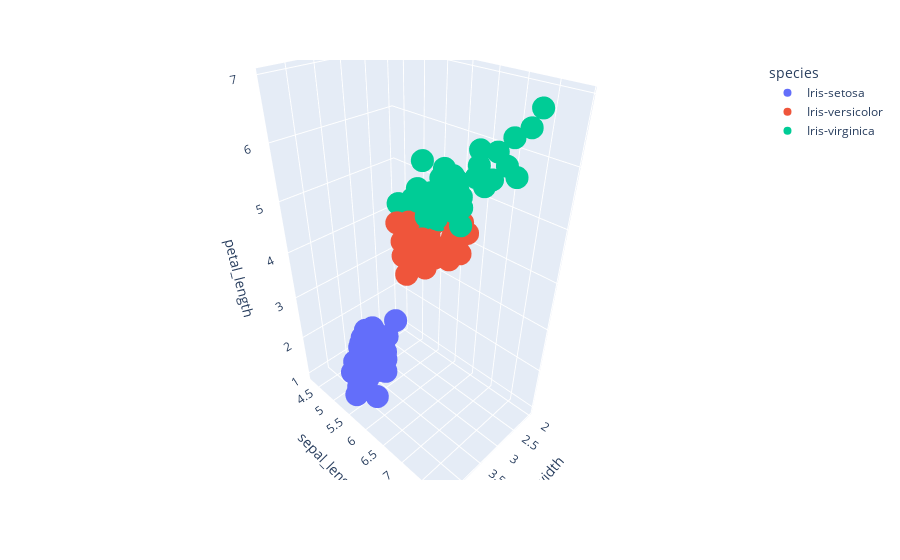

This figure's notebook cell:
### Markdown cell above
We can see from the above the the data clusterizes and forms two groups, one group in particular includes only Iris-setosa. It becomes clear to us that the model will learn to classify inputs with higher sepal_width and lower sepal_length as setosa. 

However, for the other two species (versicolor and virginia) we might need a different plot to split them. Let's try plotting a 3d graph that also includes the petal_length to understand these two species further.

### Code cell
fig3d = px.scatter_3d(iris_df, x="sepal_width", y="sepal_length", z="petal_length", color="species")
fig3d.show()

### Figure 1 — Plotly figure (JSON) as saved in the notebook; plotly's stock layout.template omitted (floating-point values rounded to 4 significant figures)
{"data": [{"hovertemplate": "species=Iris-setosa<br>sepal_width=%{x}<br>sepal_length=%{y}<br>petal_length=%{z}<extra></extra>", "legendgroup": "Iris-setosa", "marker": {"color": "#636efa", "symbol": "circle"}, "mode": "markers", "name": "Iris-setosa", "scene": "scene", "showlegend": true, "type": "scatter3d", "x": [3.5, 3, 3.2, 3.1, 3.6, 3.9, 3.4, 3.4, 2.9, 3.1, 3.7, 3.4, 3, 3, 4, 4.4, 3.9, 3.5, 3.8, 3.8, 3.4, 3.7, 3.6, 3.3, 3.4, 3, 3.4, 3.5, 3.4, 3.2, 3.1, 3.4, 4.1, 4.2, 3.1, 3.2, 3.5, 3.1, 3, 3.4, 3.5, 2.3, 3.2, 3.5, 3.8, 3, 3.8, 3.2, 3.7, 3.3], "y": [5.1, 4.9, 4.7, 4.6, 5, 5.4, 4.6, 5, 4.4, 4.9, 5.4, 4.8, 4.8, 4.3, 5.8, 5.7, 5.4, 5.1, 5.7, 5.1, 5.4, 5.1, 4.6, 5.1, 4.8, 5, 5, 5.2, 5.2, 4.7, 4.8, 5.4, 5.2, 5.5, 4.9, 5, 5.5, 4.9, 4.4, 5.1, 5, 4.5, 4.4, 5, 5.1, 4.8, 5.1, 4.6, 5.3, 5], "z": [1.4, 1.4, 1.3, 1.5, 1.4, 1.7, 1.4, 1.5, 1.4, 1.5, 1.5, 1.6, 1.4, 1.1, 1.2, 1.5, 1.3, 1.4, 1.7, 1.5, 1.7, 1.5, 1, 1.7, 1.9, 1.6, 1.6, 1.5, 1.4, 1.6, 1.6, 1.5, 1.5, 1.4, 1.5, 1.2, 1.3, 1.5, 1.3, 1.5, 1.3, 1.3, 1.3, 1.6, 1.9, 1.4, 1.6, 1.4, 1.5, 1.4]}, {"hovertemplate": "species=Iris-versicolor<br>sepal_width=%{x}<br>sepal_length=%{y}<br>petal_length=%{z}<extra></extra>", "legendgroup": "Iris-versicolor", "marker": {"color": "#EF553B", "symbol": "circle"}, "mode": "markers", "name": "Iris-versicolor", "scene": "scene", "showlegend": true, "type": "scatter3d", "x": [3.2, 3.2, 3.1, 2.3, 2.8, 2.8, 3.3, 2.4, 2.9, 2.7, 2, 3, 2.2, 2.9, 2.9, 3.1, 3, 2.7, 2.2, 2.5, 3.2, 2.8, 2.5, 2.8, 2.9, 3, 2.8, 3, 2.9, 2.6, 2.4, 2.4, 2.7, 2.7, 3, 3.4, 3.1, 2.3, 3, 2.5, 2.6, 3, 2.6, 2.3, 2.7, 3, 2.9, 2.9, 2.5, 2.8], "y": [7, 6.4, 6.9, 5.5, 6.5, 5.7, 6.3, 4.9, 6.6, 5.2, 5, 5.9, 6, 6.1, 5.6, 6.7, 5.6, 5.8, 6.2, 5.6, 5.9, 6.1, 6.3, 6.1, 6.4, 6.6, 6.8, 6.7, 6, 5.7, 5.5, 5.5, 5.8, 6, 5.4, 6, 6.7, 6.3, 5.6, 5.5, 5.5, 6.1, 5.8, 5, 5.6, 5.7, 5.7, 6.2, 5.1, 5.7], "z": [4.7, 4.5, 4.9, 4, 4.6, 4.5, 4.7, 3.3, 4.6, 3.9, 3.5, 4.2, 4, 4.7, 3.6, 4.4, 4.5, 4.1, 4.5, 3.9, 4.8, 4, 4.9, 4.7, 4.3, 4.4, 4.8, 5, 4.5, 3.5, 3.8, 3.7, 3.9, 5.1, 4.5, 4.5, 4.7, 4.4, 4.1, 4, 4.4, 4.6, 4, 3.3, 4.2, 4.2, 4.2, 4.3, 3, 4.1]}, {"hovertemplate": "species=Iris-virginica<br>sepal_width=%{x}<br>sepal_length=%{y}<br>petal_length=%{z}<extra></extra>", "legendgroup": "Iris-virginica", "marker": {"color": "#00cc96", "symbol": "circle"}, "mode": "markers", "name": "Iris-virginica", "scene": "scene", "showlegend": true, "type": "scatter3d", "x": [3.3, 2.7, 3, 2.9, 3, 3, 2.5, 2.9, 2.5, 3.6, 3.2, 2.7, 3, 2.5, 2.8, 3.2, 3, 3.8, 2.6, 2.2, 3.2, 2.8, 2.8, 2.7, 3.3, 3.2, 2.8, 3, 2.8, 3, 2.8, 3.8, 2.8, 2.8, 2.6, 3, 3.4, 3.1, 3, 3.1, 3.1, 3.1, 2.7, 3.2, 3.3, 3, 2.5, 3, 3.4, 3], "y": [6.3, 5.8, 7.1, 6.3, 6.5, 7.6, 4.9, 7.3, 6.7, 7.2, 6.5, 6.4, 6.8, 5.7, 5.8, 6.4, 6.5, 7.7, 7.7, 6, 6.9, 5.6, 7.7, 6.3, 6.7, 7.2, 6.2, 6.1, 6.4, 7.2, 7.4, 7.9, 6.4, 6.3, 6.1, 7.7, 6.3, 6.4, 6, 6.9, 6.7, 6.9, 5.8, 6.8, 6.7, 6.7, 6.3, 6.5, 6.2, 5.9], "z": [6, 5.1, 5.9, 5.6, 5.8, 6.6, 4.5, 6.3, 5.8, 6.1, 5.1, 5.3, 5.5, 5, 5.1, 5.3, 5.5, 6.7, 6.9, 5, 5.7, 4.9, 6.7, 4.9, 5.7, 6, 4.8, 4.9, 5.6, 5.8, 6.1, 6.4, 5.6, 5.1, 5.6, 6.1, 5.6, 5.5, 4.8, 5.4, 5.6, 5.1, 5.1, 5.9, 5.7, 5.2, 5, 5.2, 5.4, 5.1]}], "layout": {"legend": {"title": {"text": "species"}, "tracegroupgap": 0}, "margin": {"t": 60}, "scene": {"domain": {"x": [0, 1], "y": [0, 1]}, "xaxis": {"title": {"text": "sepal_width"}}, "yaxis": {"title": {"text": "sepal_length"}}, "zaxis": {"title": {"text": "petal_length"}}}}}
